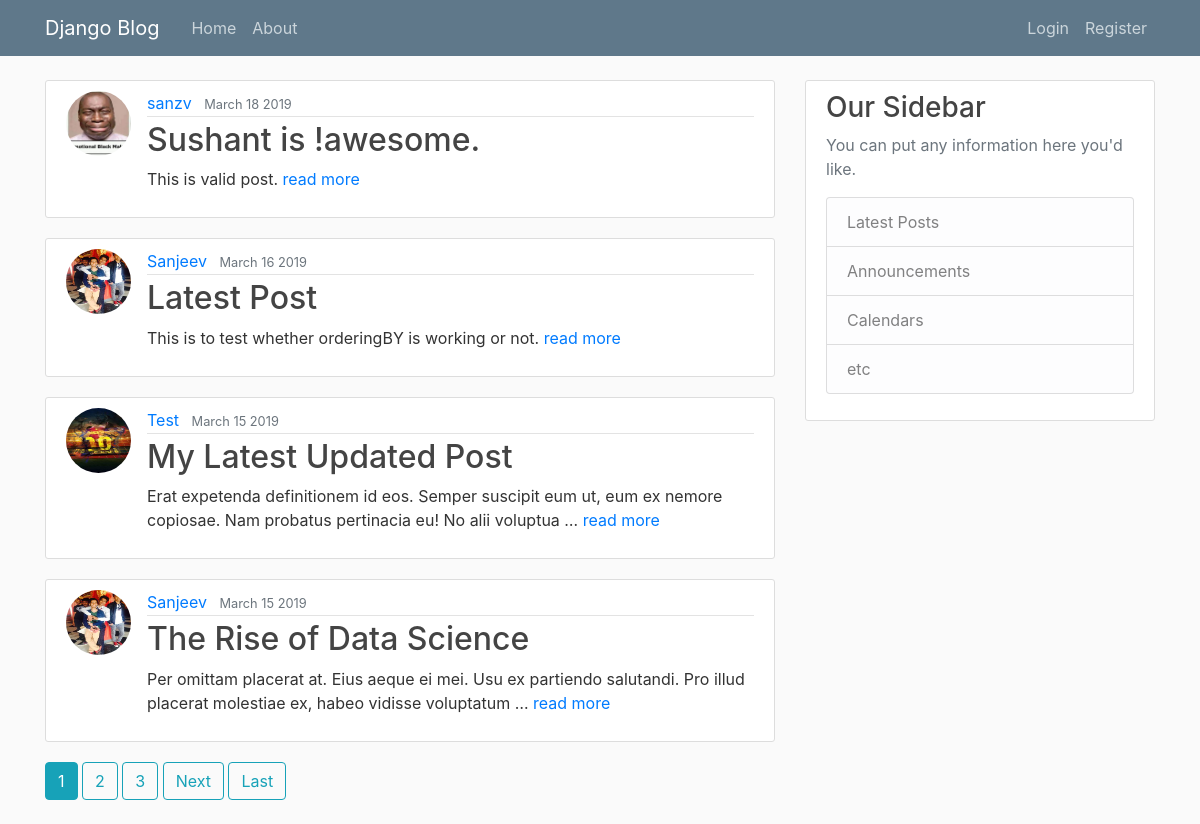
The page / on the database its author committed.
### blog/models.py (models this page shows, shortened)
class Post(models.Model):
    title = models.CharField(max_length=100)
    content = models.TextField()
    date_posted = models.DateTimeField(default=timezone.now)
    author = models.ForeignKey(User, on_delete=models.CASCADE)

### users/models.py (models this page shows, shortened)
class Profile(models.Model):
    user = models.OneToOneField(User, on_delete=models.CASCADE)
    image = models.ImageField(default='default.jpg', upload_to='profile_pics')

### blog/views.py (the view)
# urls.py: path('', PostListView.as_view(), name='blog-home'),
class PostListView(ListView):
    model = Post
    template_name = 'blog/blog.html'  # <app>/<model>_<view_type>.html
    context_object_name = 'posts'
    ordering = ['-date_posted']
    paginate_by = 4

### blog/templates/blog/blog.html
{%  extends 'blog/base.html' %}
{% block content %}
    {%  for post in posts %}
        <article class="media content-section">
        <img class="rounded-circle article-img" src="{{ post.author.profile.image.url }}">
            <div class="media-body">
                <div class="article-metadata">
                    <a class="mr-2" href="{% url 'profile' post.author.id %}">{{ post.author }}</a>
                    <small class="text-muted">{{ post.date_posted | date:"F d Y" }}</small>
                </div>
                <h2><a class="article-title" href="{% url 'post-detail' post.id %}">{{ post.title }}</a></h2>
                <p class="article-content">{{ post.content|truncatewords:"20"}}  <a href="{% url 'post-detail' post.id %}"> read more </a></p>
            </div>
        </article>
    {% endfor %}
    {% if is_paginated %}
        {% include 'blog/snippets/paginate.html' %}
    {% endif %}
{% endblock content %}

### blog/templates/blog/base.html (shortened to what this page needs)
{% load static %}
<!DOCTYPE html>
<html lang="en">
<head>
    <link rel="stylesheet" href="https://stackpath.bootstrapcdn.com/bootstrap/4.1.3/css/bootstrap.min.css">
    <link rel="stylesheet" href="{% static 'blog/css/main.css' %}" type="text/css">
</head>
<body>
    <header class="site-header">
      <nav class="navbar navbar-expand-md navbar-dark bg-steel fixed-top">
        <div class="container">
          <a class="navbar-brand mr-4" href="{%  url 'blog-home' %}">Django Blog</a>
          <div class="collapse navbar-collapse" id="navbarToggle">
            <div class="navbar-nav mr-auto">
              <a class="nav-item nav-link" href="{%  url 'blog-home' %}">Home</a>
              <a class="nav-item nav-link" href="{% url 'blog-about' %}">About</a>
            </div>
            <div class="navbar-nav">
                {% if user.is_authenticated %}
                    <a class="nav-item nav-link" href="{% url 'blog-create' %}">Create Post</a>
                    <a class="nav-item nav-link" href="{% url 'profile' user.id  %}">Profile</a>
                    <a class="nav-item nav-link" href="{% url 'logout' %}">Logout</a>
                {% else %}
                    <a class="nav-item nav-link" href="{% url 'login' %}">Login</a>
                    <a class="nav-item nav-link" href="{% url 'register' %}">Register</a>
                {% endif %}
            </div>
          </div>
        </div>
      </nav>
    </header>
    <main role="main" class="container">
        <div class="row">
            <div class="col-md-8">
                {% block content %}{% endblock %}
            </div>
            <div class="col-md-4">
                <div class="content-section">
                    <h3>Our Sidebar</h3>
                    <p class='text-muted'>You can put any information here you'd like.
                       <ul class="list-group">
                            <li class="list-group-item list-group-item-light">Latest Posts</li>
                            <li class="list-group-item list-group-item-light">Announcements</li>
                            <li class="list-group-item list-group-item-light">Calendars</li>
                            <li class="list-group-item list-group-item-light">etc</li>
                        </ul>
                    </p>
                </div>
            </div>
        </div>
    </main>
</body>
</html>

### blog/templates/blog/snippets/paginate.html (shortened to what this page needs)
        {% for num in page_obj.paginator.page_range %}
            {% if num == page_obj.number %}
                <a class="btn btn-info mb-4 ml-20" href="?page={{ num }}"> {{ num }} </a>
            {% elif num < page_obj.number|add:'3' and num > page_obj.number|add:'-3' %}
                <a class="btn btn-outline-info mb-4 ml-20" href="?page={{ num }}"> {{ num }} </a>
            {% endif %}
        {% endfor %}
        {% if page_obj.has_next %}
            <a class="btn btn-outline-info mb-4 ml-20" href="?page={{ page_obj.next_page_number }}"> Next </a>
            <a class="btn btn-outline-info mb-4 ml-20" href="?page={{ page_obj.paginator.num_pages }}"> Last </a>
        {% endif %}

### blog/static/blog/css/main.css (style rules this page uses)
body { background: #fafafa; color: #333333; margin-top: 5rem; }
h1, h2, h3, h4, h5, h6 { color: #444444; }
ul { margin: 0; }
.bg-steel { background-color: #5f788a; }
.site-header .navbar-nav .nav-link { color: #cbd5db; }
.content-section { background: #ffffff; padding: 10px 20px; border: 1px solid #dddddd; border-radius: 3px; margin-bottom: 20px; }
.article-title { color: #444444; }
.article-content { white-space: pre-line; }
.article-img { height: 65px; width: 65px; margin-right: 16px; }
.article-metadata { padding-bottom: 1px; margin-bottom: 4px; border-bottom: 1px solid #e3e3e3 }

### rows shown on the page
Post: author.profile.image (placeholder picture), author "sanzv", date_posted "March 18 2019", title "Sushant is !awesome.", content "This is valid post."
Post: author.profile.image (picture), author "Sanjeev", date_posted "March 16 2019", title "Latest Post", content "This is to test whether orderingBY is working or not."
Post: author.profile.image (picture), author "Test", date_posted "March 15 2019", title "My Latest Updated Post", content "Erat expetenda definitionem id eos. Semper suscipit eum ut, eum ex nemore copiosae. Nam probatus pertinacia eu! No alii voluptua …"
Post: author.profile.image (picture), author "Sanjeev", date_posted "March 15 2019", title "The Rise of Data Science", content "Per omittam placerat at. Eius aeque ei mei. Usu ex partiendo salutandi. Pro illud placerat molestiae ex, habeo vidisse voluptatum …"

### other values the page prints
{{ num }} "1"
{{ num }} "2" "3"
